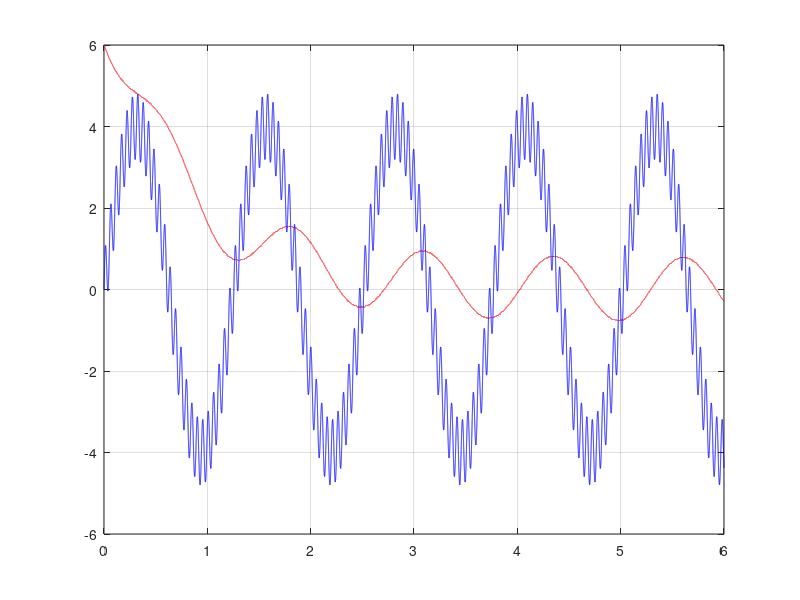

Write the MATLAB code that produced this figure.
function edo_cl_armonicas

    p=1.2;
    fs=16000;
    Dt=1/fs;
    NDt=fs*6;

    g = @ (t) 4*sin(5*t) + 0.8*sin(120*t);
    f = @ (t,u) g(t) - p*u;

    t = zeros(NDt, 1);
    y = zeros(NDt, 1);
    h = zeros(NDt, 1);

    t(1) = 0;
    y(1) = 6;
    h(1) = 0;
    for j=1:NDt - 1
        k1 = Dt * f(t(j),y(j));
        t(j+1) = t(j) + Dt;
        y(j+1) = y(j) + k1;
        h(j+1) = g(t(j));
    endfor

    figure(1)
    plot(t,y,'r')
    hold on
    plot(t,h,'b')
    grid on;

endfunction
